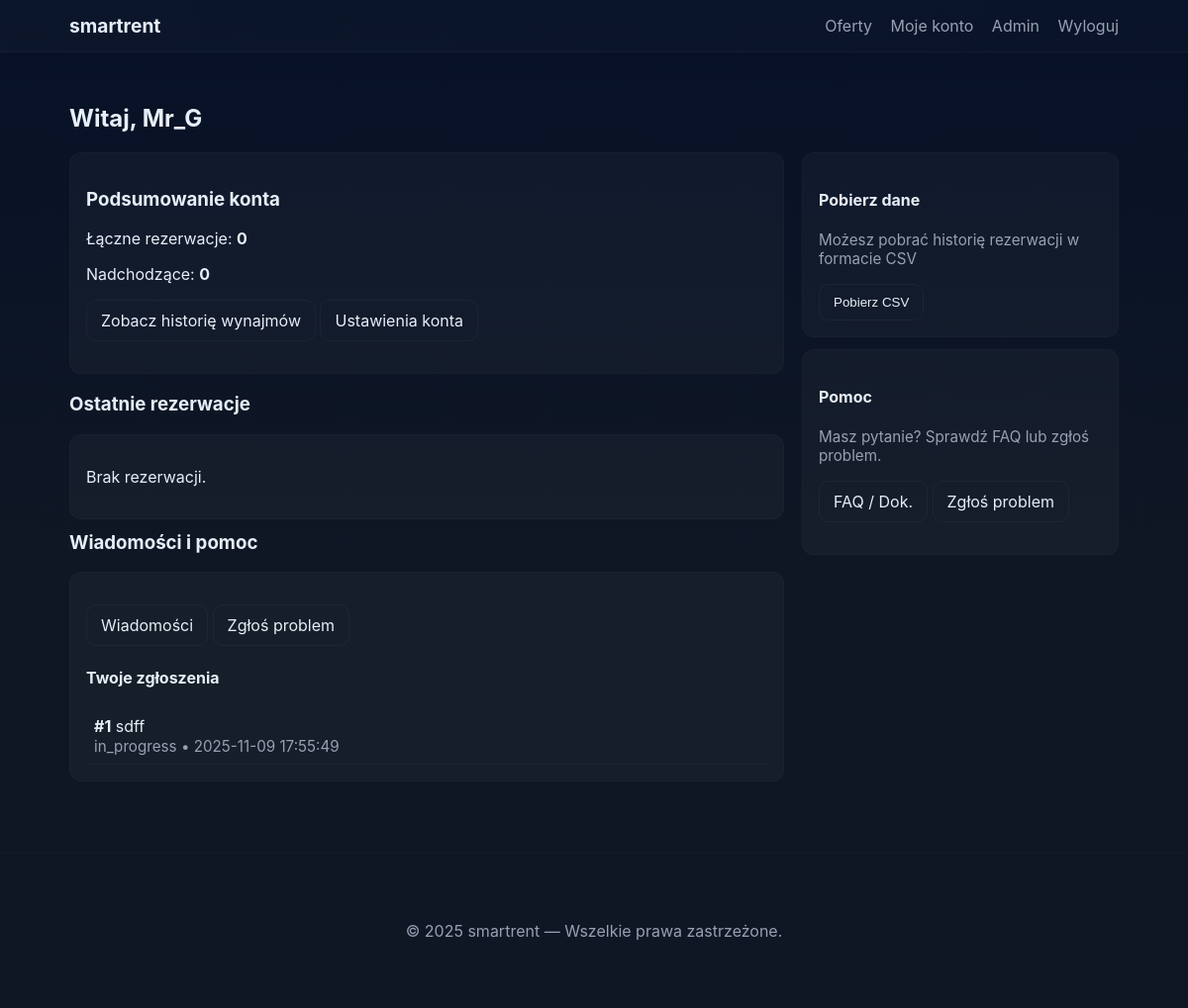
The app's page /user_panel.php (signed in) with its own data.
### tables this page shows
CREATE TABLE `support_tickets` (
  `id` int(11) NOT NULL,
  `user_id` int(11) NOT NULL,
  `subject` varchar(255) NOT NULL,
  `message` text NOT NULL,
  `status` enum('open','in_progress','closed') DEFAULT 'open',
  `assigned_to` int(11) DEFAULT NULL,
  `created_at` datetime DEFAULT current_timestamp(),
  `updated_at` datetime DEFAULT NULL
);

### user_panel.php (the view, shortened to what this page needs)
<?php
require_once 'includes/db.php';
$user_id = $_SESSION['user_id'];
$stmt = $pdo->prepare("SELECT COUNT(*) FROM rentals WHERE user_id = :uid");
$stmt->execute(['uid'=>$user_id]);
$totalRentals = (int)$stmt->fetchColumn();
$stmt = $pdo->prepare("SELECT COUNT(*) FROM rentals WHERE user_id = :uid AND start_date >= CURDATE()");
$stmt->execute(['uid'=>$user_id]);
$upcoming = (int)$stmt->fetchColumn();
$stmt = $pdo->prepare("SELECT id,property_id,start_date,end_date,price,created_at FROM rentals WHERE user_id = :uid ORDER BY created_at DESC LIMIT 10");
$stmt->execute(['uid'=>$user_id]);
$recentRents = $stmt->fetchAll(PDO::FETCH_ASSOC);
$stmt = $pdo->prepare("SELECT id,subject,status,created_at FROM support_tickets WHERE user_id = :uid ORDER BY created_at DESC LIMIT 5");
$stmt->execute(['uid'=>$user_id]);
$tickets = $stmt->fetchAll(PDO::FETCH_ASSOC);
?>
<!doctype html>
<html lang="pl">
<head>
  <link rel="stylesheet" href="assets/css/style.css">
</head>
<body>
<?php include 'includes/navbar.php'; ?>
<main class="container">
  <h2>Witaj, <?=htmlspecialchars($_SESSION['user_name'])?></h2>
  <div class="grid" style="grid-template-columns:1fr 320px;gap:18px">
    <section>
      <div class="panel">
        <h3>Podsumowanie konta</h3>
        <p>Łączne rezerwacje: <strong><?=intval($totalRentals)?></strong></p>
        <p>Nadchodzące: <strong><?=intval($upcoming)?></strong></p>
        <p><a class="btn" href="rent_history.php">Zobacz historię wynajmów</a> <a class="btn" href="user_settings.php">Ustawienia konta</a></p>
      </div>
      <h3>Ostatnie rezerwacje</h3>
      <div class="panel">
        <?php if (!$recentRents): ?>
          <p>Brak rezerwacji.</p>
        <?php endif; ?>
      </div>
      <h3 style="margin-top:12px">Wiadomości i pomoc</h3>
      <div class="panel">
        <p><a class="btn" href="messages.php">Wiadomości</a> <a class="btn" href="support_ticket.php">Zgłoś problem</a></p>
        <h4>Twoje zgłoszenia</h4>
        <?php if (!$tickets): ?>
          <p>Brak zgłoszeń</p>
        <?php else: foreach ($tickets as $t): ?>
          <div style="padding:8px;border-bottom:1px solid rgba(255,255,255,0.03)">
            <strong>#<?=htmlspecialchars($t['id'])?></strong> <?=htmlspecialchars($t['subject'])?><br>
            <span class="muted"><?=htmlspecialchars($t['status'])?> • <?=htmlspecialchars($t['created_at'])?></span>
          </div>
        <?php endforeach; endif; ?>
      </div>
    </section>
    <aside>
      <div class="panel">
        <h4>Pobierz dane</h4>
        <p class="muted">Możesz pobrać historię rezerwacji w formacie CSV</p>
        <form method="post" action="export_my_rentals.php">
          <button class="btn" type="submit">Pobierz CSV</button>
        </form>
      </div>
      <div class="panel" style="margin-top:12px">
        <h4>Pomoc</h4>
        <p class="muted">Masz pytanie? Sprawdź FAQ lub zgłoś problem.</p>
        <p><a class="btn" href="help.php">FAQ / Dok.</a> <a class="btn" href="support_ticket.php">Zgłoś problem</a></p>
      </div>
    </aside>
  </div>
</main>
<?php include 'includes/footer.php'; ?>
</body>
</html>

### assets/css/style.css (style rules this page uses)
:root { --bg:#0f1724; --card:#0b1220; --muted:#98a0b3; --accent:#6ee7b7; --accent-2:#60a5fa; --text:#e6eef8; --glass: rgba(255,255,255,0.03); --radius:12px; --max-width:1100px; --gap:18px; font-family: Inter, ui-sans-serif, system-ui, -apple-system, "Segoe UI", Roboto, "Helvetica Neue", Arial; color-scheme: dark; }
* { box-sizing:border-box }
body { margin:0; background: linear-gradient(180deg, #071127 0%, #0f1724 55%); color:var(--text); -webkit-font-smoothing:antialiased; -moz-osx-font-smoothing:grayscale; min-height:100vh; }
.container { max-width:var(--max-width); margin:0 auto; padding:32px 20px; }
.btn { display:inline-block;padding:10px 14px;border-radius:10px;background:transparent;border:1px solid rgba(255,255,255,0.04);color:var(--text);text-decoration:none;cursor:pointer; }
.grid { display:grid;grid-template-columns:repeat(auto-fill,minmax(240px,1fr));gap:16px }
.muted { color:var(--muted);font-size:0.95rem }
.panel { background:var(--glass);padding:16px;border-radius:12px;border:1px solid rgba(255,255,255,0.02); }

### records on screen
support_tickets: id "1", subject "sdff", status "in_progress", created_at "2025-11-09 17:55:49"

### other values on screen
APP_NAME "smartrent"
$_SESSION['user_name'] "Mr_G"
$totalRentals "0"
$upcoming "0"
